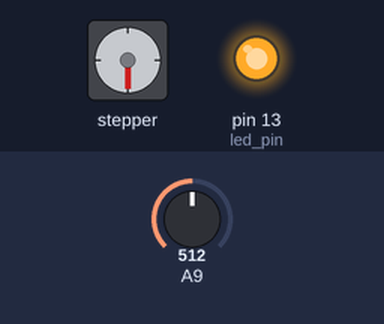
The sketch below on a simulated Arduino Mega 2560, built with avr-gcc and run on an emulated ATmega2560. Shown: stepper motor, output pins drawn as LEDs (lit = HIGH). Inputs (shaded band) come from the test bench; at power-on: A9 = 512. Stepper angles assume 200 steps per turn.

Above: at 1.8 s.
1.9 s: A9 set to 809
3.4 s: A9 set to 834
At 3.55 s:
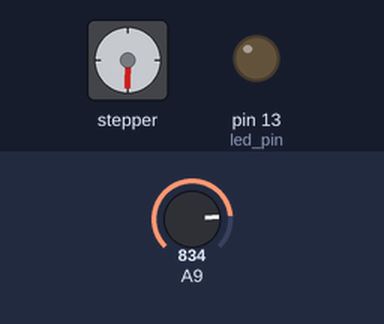
6.4 s: A9 set to 716
At 7.1 s:
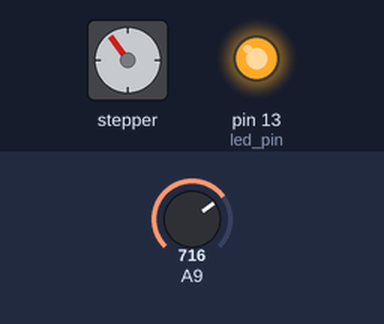
7.9 s: A9 set to 900
At 8.05 s:
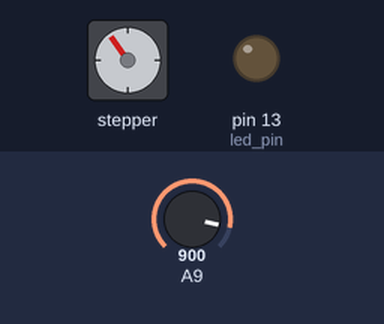
10.9 s: A9 set to 511
At 11.7 s:
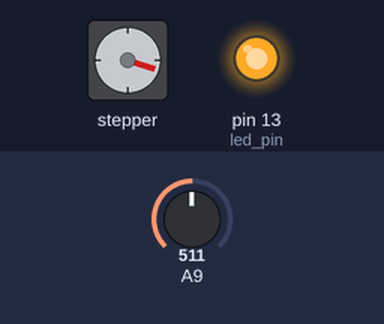
Timing chart, 0 to 13.4 s (numbered marks = the images above; inputs shaded):
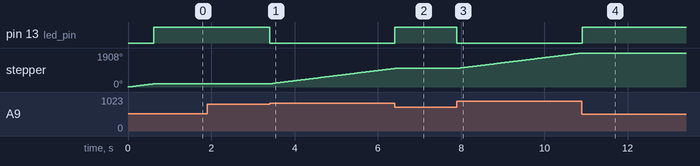

Measured:
- the behaviour switches between 818 and 819 on A9 (found by bisection; images 0 and 1)
- after the input at 1.9 s, every drawn part: stays the same
- after the input at 3.4 s, pin 13 (led_pin): HIGH → LOW at once; stepper: keeps turning clockwise at about 288°/s, starting at once
- after the input at 6.4 s, pin 13 (led_pin): LOW → HIGH at once; stepper: goes on until 6.4 s, then stays 1044°
- after the input at 7.9 s, pin 13 (led_pin): HIGH → LOW at once; stepper: keeps turning clockwise at about 288°/s, starting at once
- after the input at 10.9 s, pin 13 (led_pin): LOW → HIGH at once; stepper: goes on until 10.9 s, then stays 1908°

The sketch:

battery_sensor.ino
```cpp
#include <AFMotor.h>

AF_Stepper motorR(200, 1);
int led_pin = 13;


void setup()
{
  pinMode(led_pin, OUTPUT);
  digitalWrite(led_pin, LOW);

  motorR.setSpeed(50);  // 10 rpm
  motorR.step(100, FORWARD, SINGLE);
  motorR.release();
}

void loop()
{
  printVolts();
}

 void printVolts()
{
  int sensorValue = analogRead(A9); //read the A0 pin value
  float voltage = sensorValue * (5.00 / 1023.00) * 2; //convert the value to a true voltage.

//  digitalWrite(led_pin, HIGH);
//  delay(voltage*1000);
//  digitalWrite(led_pin, LOW);
//  delay(1000);
  if(voltage <= 8){
    digitalWrite(led_pin, HIGH);
  } else{
    digitalWrite(led_pin, LOW);
    motorR.step(2, FORWARD, DOUBLE);
  }
}
```
